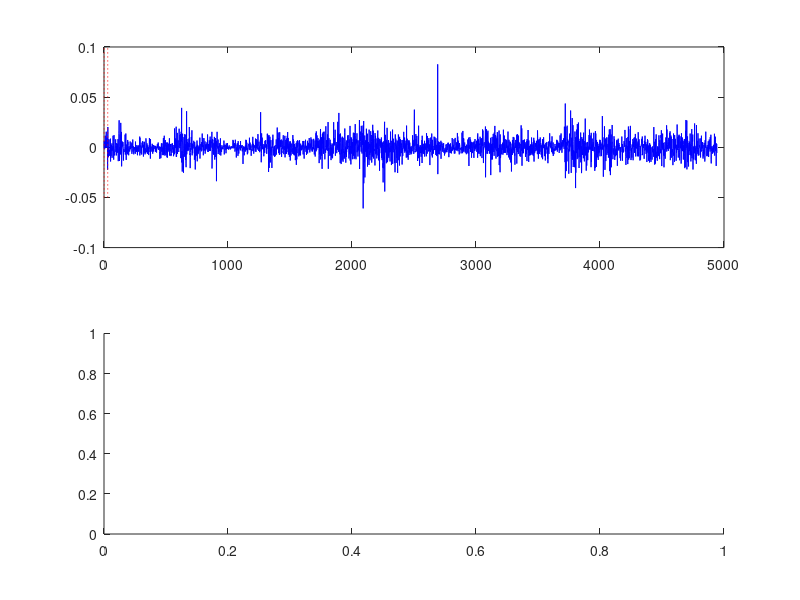

MATLAB code for this plot: (Note: this script raises an error after producing the figure.)
%% Script_USDRL_WAV
%
% Author: Elia Matsumoto
% 
% Contact: elia.matsumoto@fgv.br
% 
% Date: 2021
%
%% Reseting environment
rng('shuffle'); % Random seed
close all       % Close all figure
clear           % Clear workspace
clc             % Clear command window
load CambioUSD_Data;

%% Initialization
fs    = 1;
nobs  = length(lcambio);
wsize = 30;
nwin  = fix(nobs/wsize);

%% Windows
for i = 1:nwin
    %% Plot
    subplot(2,1,1)
    title('Variação do câmbio BRL/USD');
    wi = (i-1)*wsize + 1;
    wf = min(wi + wsize - 1,nobs);
    xwi = [wi wi];
    xwf = [wf wf];
    yw  = [-0.05 0.1];
    plot(1:nobs,lcambio,'b',xwi,yw,'r:',xwf,yw,'r:');
    subplot(2,1,2)
    wcambio = lcambio(wi:wf);
    tquad   = 1:wsize;
    [cfs,f] = cwt(wcambio,'bump',fs);
    helperCWTTimeFreqPlot(cfs,tquad,f,'surf','CWT of Quadratic Chirp','Seconds','Hz');
    colormap(pink(100));
    pause(3); disp(i); % input('next>>>');
end
